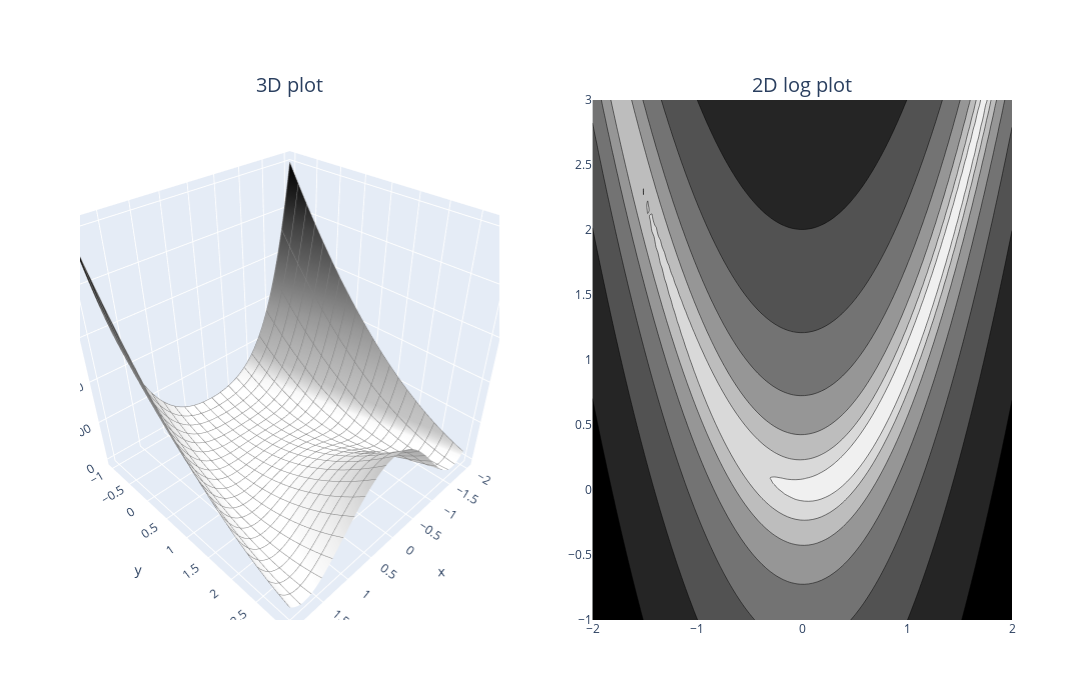

The code cell stored with this chart in its notebook:
### Code cell
def rosenbrocks_banana(x: t.Tensor, y: t.Tensor, a=1, b=100) -> t.Tensor:
    return (a - x) ** 2 + b * (y - x**2) ** 2 + 1

x_range = [-2, 2]
y_range = [-1, 3]
fig = utils.plot_fn(rosenbrocks_banana, x_range, y_range, log_scale=True)
fig.show()
